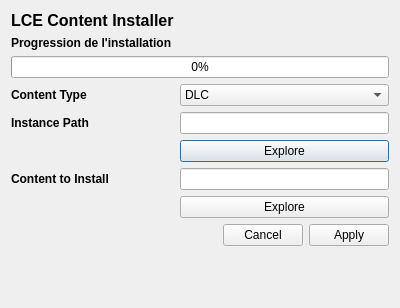
<?xml version="1.0" encoding="UTF-8"?>
<ui version="4.0">
 <class>contentInstallerDialog</class>
 <widget class="QDialog" name="contentInstallerDialog">
  <property name="geometry">
   <rect>
    <x>0</x>
    <y>0</y>
    <width>400</width>
    <height>308</height>
   </rect>
  </property>
  <property name="windowTitle">
   <string>LCE Content Installers</string>
  </property>
  <property name="windowIcon">
   <iconset resource="../res.qrc">
    <normaloff>:/assets/piston.png</normaloff>:/assets/piston.png</iconset>
  </property>
  <layout class="QFormLayout" name="formLayout">
   <item row="0" column="0">
    <widget class="QLabel" name="mainTitleLabel">
     <property name="font">
      <font>
       <pointsize>12</pointsize>
       <bold>true</bold>
      </font>
     </property>
     <property name="text">
      <string>LCE Content Installer</string>
     </property>
    </widget>
   </item>
   <item row="3" column="0">
    <widget class="QLabel" name="contentTypeListBoxlabel">
     <property name="font">
      <font>
       <bold>true</bold>
      </font>
     </property>
     <property name="text">
      <string>Content Type</string>
     </property>
    </widget>
   </item>
   <item row="0" column="1">
    <widget class="QLabel" name="icon">
     <property name="text">
      <string/>
     </property>
     <property name="pixmap">
      <pixmap resource="../res.qrc">:/assets/jigsaw-ico.png</pixmap>
     </property>
     <property name="scaledContents">
      <bool>false</bool>
     </property>
    </widget>
   </item>
   <item row="2" column="0" colspan="2">
    <widget class="QProgressBar" name="progressBar">
     <property name="value">
      <number>0</number>
     </property>
    </widget>
   </item>
   <item row="1" column="0">
    <widget class="QLabel" name="installingProgressionBar">
     <property name="font">
      <font>
       <bold>true</bold>
      </font>
     </property>
     <property name="text">
      <string>Progression de l'installation</string>
     </property>
    </widget>
   </item>
   <item row="3" column="1">
    <widget class="QComboBox" name="contentTypeComboBox">
     <item>
      <property name="text">
       <string>DLC</string>
      </property>
     </item>
     <item>
      <property name="text">
       <string>World</string>
      </property>
     </item>
     <item>
      <property name="text">
       <string>Mod</string>
      </property>
     </item>
    </widget>
   </item>
   <item row="4" column="0">
    <widget class="QLabel" name="instancePathTextInputlabel">
     <property name="font">
      <font>
       <bold>true</bold>
      </font>
     </property>
     <property name="text">
      <string>Instance Path</string>
     </property>
    </widget>
   </item>
   <item row="4" column="1">
    <widget class="QLineEdit" name="instamcePathInputPath"/>
   </item>
   <item row="5" column="1">
    <widget class="QPushButton" name="instancePathInputBoxExploreButton">
     <property name="text">
      <string>Explore</string>
     </property>
     <property name="icon">
      <iconset theme="QIcon::ThemeIcon::FolderOpen"/>
     </property>
    </widget>
   </item>
   <item row="6" column="0">
    <widget class="QLabel" name="contentToInstall">
     <property name="font">
      <font>
       <bold>true</bold>
      </font>
     </property>
     <property name="text">
      <string>Content to Install</string>
     </property>
    </widget>
   </item>
   <item row="6" column="1">
    <widget class="QLineEdit" name="contentToInstallInputBox"/>
   </item>
   <item row="7" column="1">
    <widget class="QPushButton" name="contentToInstallInputBoxExploreButton">
     <property name="text">
      <string>Explore</string>
     </property>
     <property name="icon">
      <iconset theme="QIcon::ThemeIcon::FolderOpen"/>
     </property>
    </widget>
   </item>
   <item row="11" column="1">
    <widget class="QDialogButtonBox" name="mainButtonBox">
     <property name="orientation">
      <enum>Qt::Orientation::Horizontal</enum>
     </property>
     <property name="standardButtons">
      <set>QDialogButtonBox::StandardButton::Apply|QDialogButtonBox::StandardButton::Cancel</set>
     </property>
    </widget>
   </item>
  </layout>
 </widget>
 <resources>
  <include location="../res.qrc"/>
 </resources>
 <connections>
  <connection>
   <sender>mainButtonBox</sender>
   <signal>accepted()</signal>
   <receiver>contentInstallerDialog</receiver>
   <slot>accept()</slot>
   <hints>
    <hint type="sourcelabel">
     <x>248</x>
     <y>254</y>
    </hint>
    <hint type="destinationlabel">
     <x>157</x>
     <y>274</y>
    </hint>
   </hints>
  </connection>
  <connection>
   <sender>mainButtonBox</sender>
   <signal>rejected()</signal>
   <receiver>contentInstallerDialog</receiver>
   <slot>reject()</slot>
   <hints>
    <hint type="sourcelabel">
     <x>316</x>
     <y>260</y>
    </hint>
    <hint type="destinationlabel">
     <x>286</x>
     <y>274</y>
    </hint>
   </hints>
  </connection>
 </connections>
</ui>
